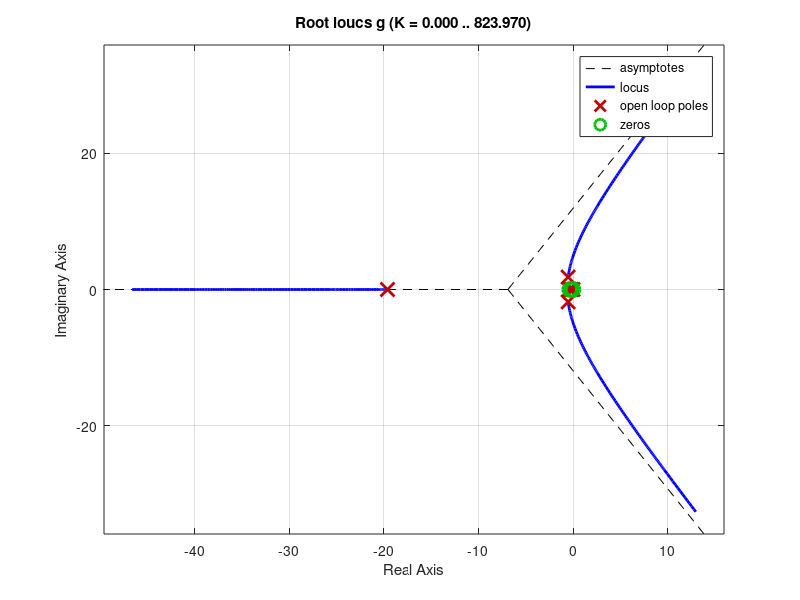
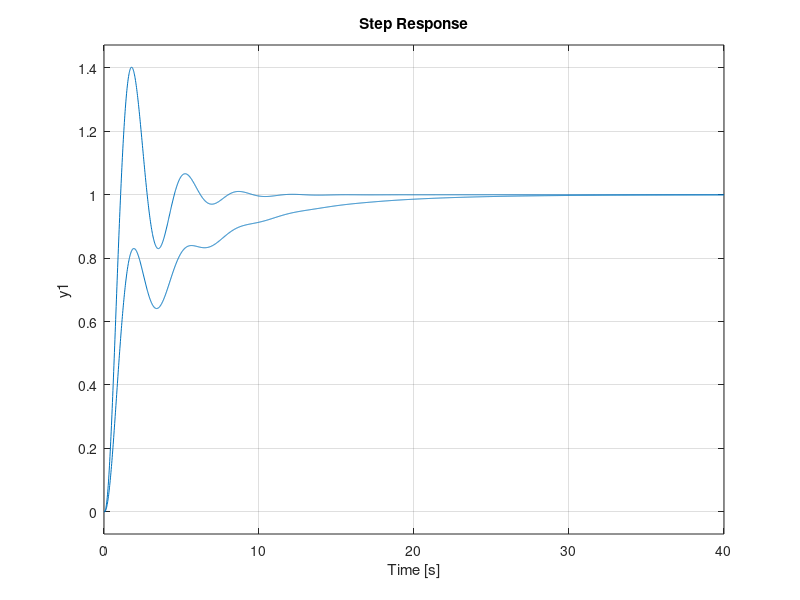

Source code (MATLAB) for these figures, in order:
a=tf([-20],[1 20])*tf([-1072.8 -380.6],[871.5 0]);
b=a*tf([1],[1 0.836 1.78]);
c=b*tf([1 0],[1])
d=feedback(c,0.367,-1);
e=d*tf([1],[1 0]);
f=1.45*feedback(e,1.45,-1);
g=f*tf([1 0.1814],[0.1814])*tf([0.3548],[1 0.3548]);
zpk(g)
figure(1);
rlocus(g);
figure(2);
step(f);
hold on;
step(g);